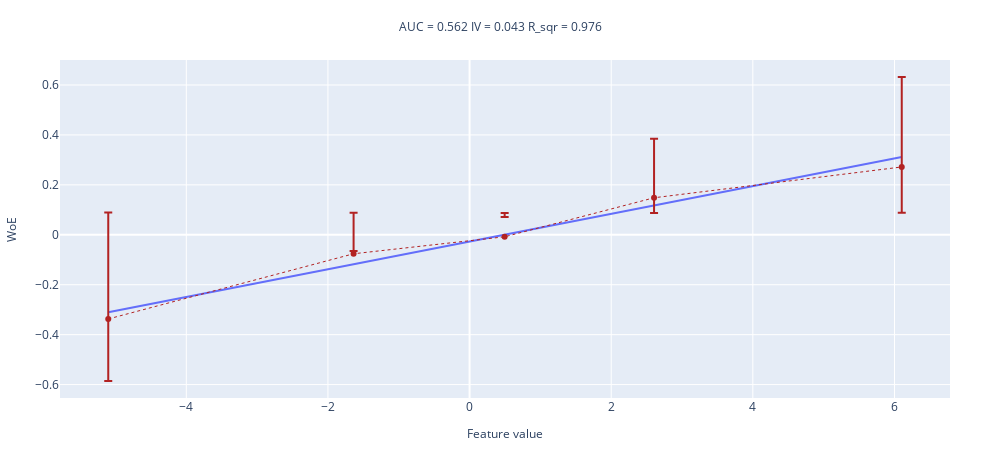

The notebook cell saved with this chart:
### Markdown cell above
#### №1

Как будут меняться график, метрики разделяющей способности и $R^2$ при изменении дисперсии шума (параметр `noise_std`)?

### Code cell
noise_std = 4
x = np.concatenate([sps.norm(0, noise_std).rvs(size = sample_size // 2), sps.norm(1, noise_std).rvs(size = sample_size // 2)])
woe_line(values=x, target=y, n_buckets=5)

### Figure 1 — Plotly figure (JSON) as saved in the notebook; plotly's stock layout.template omitted (floating-point values rounded to 4 significant figures)
{"data": [{"mode": "lines", "name": "interpolation_line", "showlegend": false, "type": "scatter", "x": [-5.102, -1.638, 0.4953, 2.605, 6.103], "y": [-0.3106, -0.1183, 0.0001243, 0.1172, 0.3114]}, {"error_y": {"array": [-0.2489, 0.01159, 0.0797, 0.2365, 0.3607], "arrayminus": [-0.4268, -0.164, -0.09573, 0.06061, 0.1837], "symmetric": false, "type": "data"}, "line": {"color": "firebrick", "dash": "dot", "width": 1}, "name": "WoE", "showlegend": false, "type": "scatter", "x": [-5.102, -1.638, 0.4953, 2.605, 6.103], "y": [-0.3372, -0.07604, -0.008, 0.1483, 0.2717]}], "layout": {"height": 450, "margin": {"b": 50, "l": 50, "r": 50, "t": 60}, "title": {"font": {"size": 12}, "text": "AUC = 0.562 IV = 0.043 R_sqr = 0.976 ", "x": 0.5, "xanchor": "center", "y": 0.95, "yanchor": "top"}, "width": 1000, "xaxis": {"title": {"font": {"size": 12}, "text": "Feature value"}}, "yaxis": {"title": {"font": {"size": 12}, "text": "WoE"}}}}
